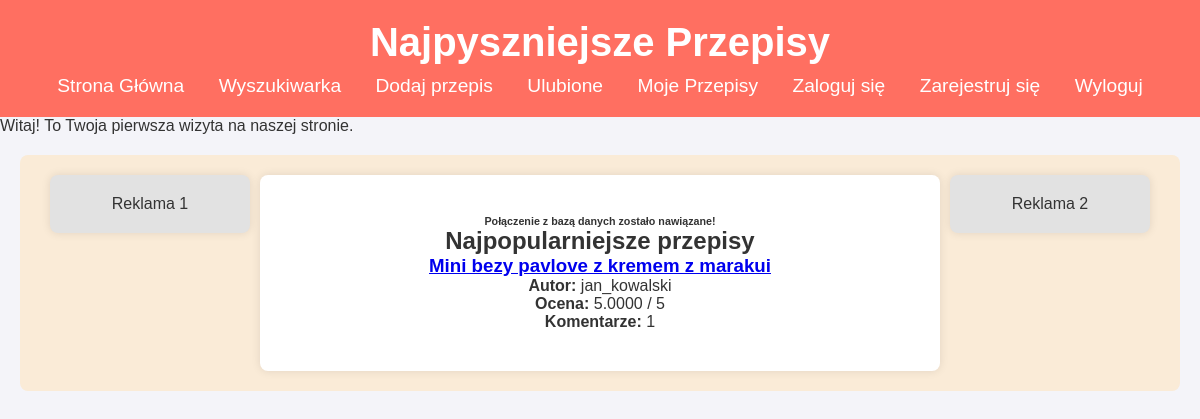
/, run on an earlier commit of the app's database.
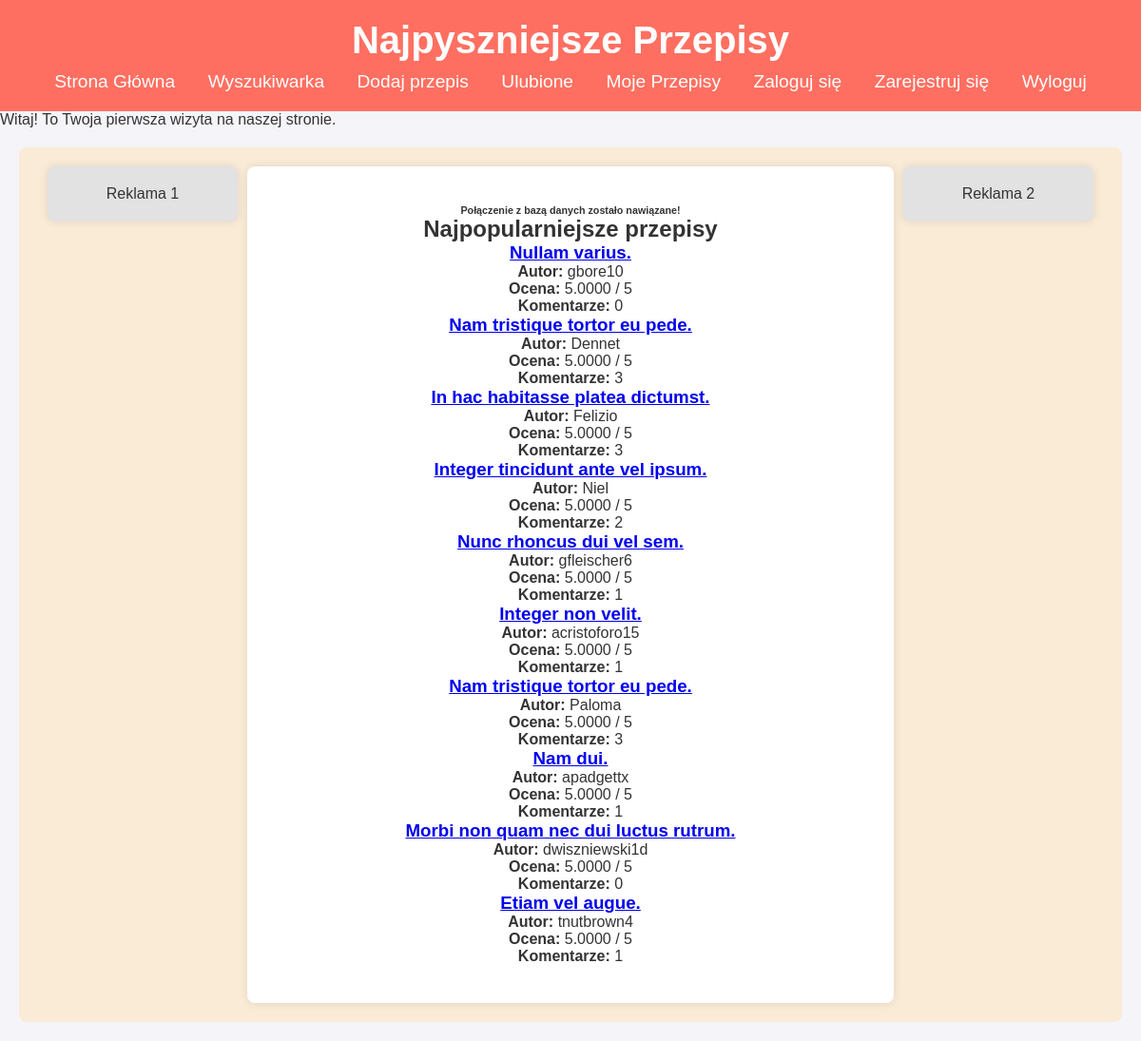
And on a later commit of the database.
### tables this page shows
CREATE TABLE `recipes` (
  `recipe_id` int(11) NOT NULL,
  `title` varchar(100) NOT NULL,
  `description` text DEFAULT NULL,
  `instructions` text NOT NULL,
  `servings` int(11) DEFAULT 1,
  `prep_time` int(11) DEFAULT 0,
  `cook_time` int(11) DEFAULT 0,
  `user_id` int(11) DEFAULT NULL,
  `created_at` timestamp NOT NULL DEFAULT current_timestamp(),
  `updated_at` timestamp NOT NULL DEFAULT current_timestamp() ON UPDATE current_timestamp()
);

### public/popular_recipe.php (the view)
<?php
require_once "includes/db.php";
$stmt = $pdo->query("
    SELECT recipe_id, recipe_title, author, avg_rating, total_comments
    FROM popular_recipes
    LIMIT 10
");
$popular_recipes = $stmt->fetchAll(PDO::FETCH_ASSOC);
if ($popular_recipes):
    echo "<h2>Najpopularniejsze przepisy</h2>";
    echo "<div class='popular-recipes'>";
    foreach ($popular_recipes as $recipe):
        echo "<div class='recipe'>";
        echo "<h3><a href='detailed.php?id=" . htmlspecialchars($recipe['recipe_id']) . "'>" . htmlspecialchars($recipe['recipe_title']) . "</a></h3>";
        echo "<p><strong>Autor:</strong> " . htmlspecialchars($recipe['author']) . "</p>";
        echo "<p><strong>Ocena:</strong> " . htmlspecialchars($recipe['avg_rating']) . " / 5</p>";
        echo "<p><strong>Komentarze:</strong> " . htmlspecialchars($recipe['total_comments']) . "</p>";
        echo "</div>";
    endforeach;
    echo "</div>";
else:
    echo "<p>Brak popularnych przepisów do wyświetlenia.</p>";
endif;
?>

What changed in the data, as far as the page shows it:
no longer on this page (row unchanged): recipes: recipe_title "Mini bezy pavlove z kremem z marakui", author "jan_kowalski", avg_rating "5.0000", total_comments "1"
added recipes: recipe_title "Nullam varius.", author "gbore10", avg_rating "5.0000", total_comments "0"
added recipes: recipe_title "Nam tristique tortor eu pede.", author "Dennet", avg_rating "5.0000", total_comments "3"
added recipes: recipe_title "In hac habitasse platea dictumst.", author "Felizio", avg_rating "5.0000", total_comments "3"
added recipes: recipe_title "Integer tincidunt ante vel ipsum.", author "Niel", avg_rating "5.0000", total_comments "2"
added recipes: recipe_title "Nunc rhoncus dui vel sem.", author "gfleischer6", avg_rating "5.0000", total_comments "1"
added recipes: recipe_title "Integer non velit.", author "acristoforo15", avg_rating "5.0000", total_comments "1"
added recipes: recipe_title "Nam tristique tortor eu pede.", author "Paloma", avg_rating "5.0000", total_comments "3"
added recipes: recipe_title "Nam dui.", author "apadgettx", avg_rating "5.0000", total_comments "1"
added recipes: recipe_title "Morbi non quam nec dui luctus rutrum.", author "dwiszniewski1d", avg_rating "5.0000", total_comments "0"
added recipes: recipe_title "Etiam vel augue.", author "tnutbrown4", avg_rating "5.0000", total_comments "1"
